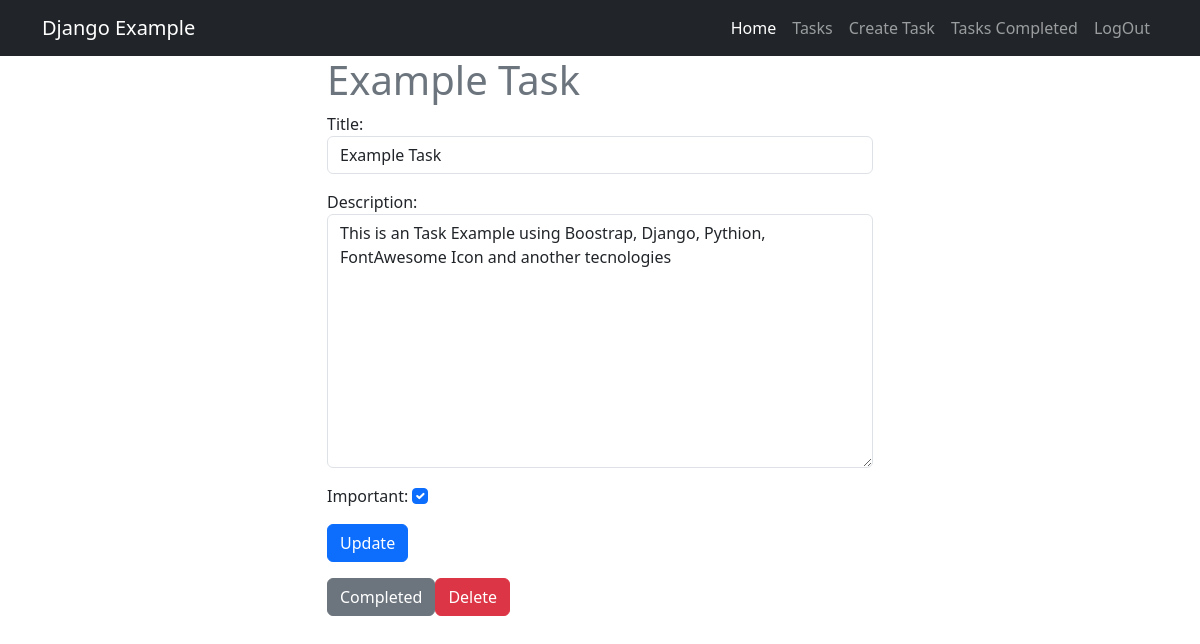
The page /tasks/7/ (signed in) on the database its author committed.
### tasks/models.py (models this page shows, shortened)
class Task(models.Model):
    title = models.CharField(max_length=200)
    description = models.TextField(blank=True)
    created = models.DateTimeField(auto_now_add=True)
    datecompleted = models.DateTimeField(null=True, blank=True)
    important = models.BooleanField(default=False)
    user = models.ForeignKey(User, on_delete=models.CASCADE)

### tasks/views.py (the view, shortened to what this page needs)
# urls.py: path('tasks/<int:task_id>/', views.task_detail, name='task_detail'),
@login_required
def task_detail(request, task_id):
    if request.method == 'GET':
        task = get_object_or_404(Task, pk=task_id, user=request.user)
        form = TaskForm(instance=task)
        return render(request, 'task_detail.html', {'task': task, 'form': form})

### tasks/forms.py
class TaskForm(forms.ModelForm):
    class Meta:
        model = Task
        fields = ['title', 'description',  'important']
        widgets = {
            'title': forms.TextInput(attrs={'class': 'form-control', 'placeholder': 'Add new task...'}),
            'description': forms.Textarea(attrs={'class': 'form-control', 'placeholder': 'Add description...'}),
            'important': forms.CheckboxInput(attrs={'class': 'form-check-input', 'id': 'important'})
        }

### tasks/templates/task_detail.html (shortened to what this page needs)
{% extends 'base.html' %}
{% load static %}
{% block content %}
<main class="container">
    <div class="row">
        <div class="col-md-6 offset-md-3">
            <h1 class="text-secondary">{{task.title}}</h1>
            <form method="POST">
                {{form.as_p}}
                <button class="btn btn-primary">Update</button>
            </form>
            <div class="mt-3 d-flex ">
                <form action="{% url 'complete_task' task.id%}" method="POST">
                    <button class="btn btn-secondary mr-2">
                        Completed
                    </button>
                </form>
                <button type="button" class="btn btn-danger" data-bs-toggle="modal" data-bs-target="#deleteModal">Delete</button>
            </div>
        </div>
    </div>
</main>
{% endblock %}

### rows shown on the page
Task: title "Example Task", description "This is an Task Example using Boostrap, Django, Pythion, FontAwesome Icon and another tecnologies", important "☑"
